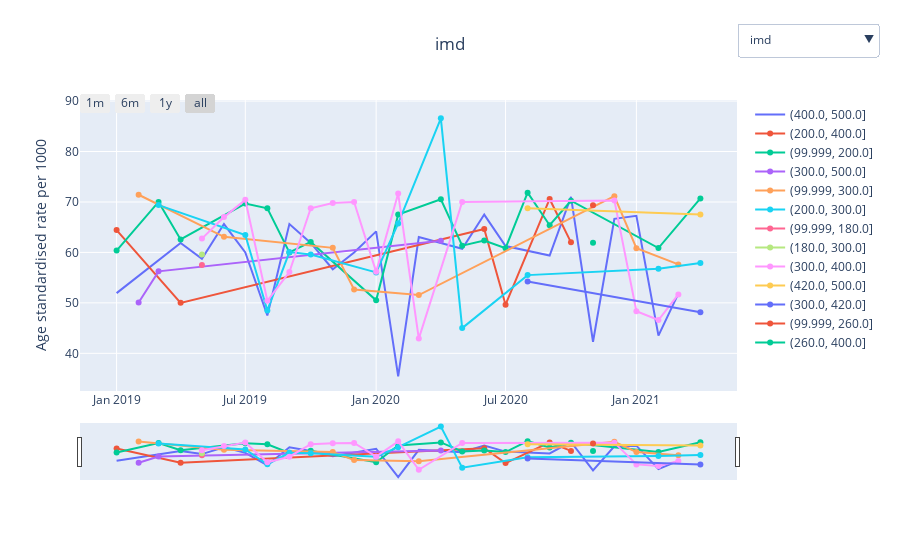

The cell this chart's notebook holds for it:
### Markdown cell above
<a id="systolic_bp"></a>
### Blood Pressure Monitoring

The codes used in for this measure are available in <a href="https://codelists.opensafely.org/codelist/user/richard-croker/systolic-blood-pressure-qof/3572b5fb/">this codelist</a>.

#### What it is
Rate of systolic blood presure monitoring per 1000 members of the population.

#### Why it matters
* The measurement of blood pressure and identification and management of hypertension is important for both primary and secondary prevention of cardiovascular disease, such as stroke, myocardial infarction and kidney disease. 
* If patients cannot have their blood pressure measurements acted on by primary care, they may not benefit from averting associated complications. 
* Active management and prevention of these complications is generally provided by Primary Care; as a measure it would therefore be considered an important marker of access to and provision of care.

#### Caveats
None

### Code cell
plot_demographics(data_dict['systolic_bp'],demographics, interactive=True)
